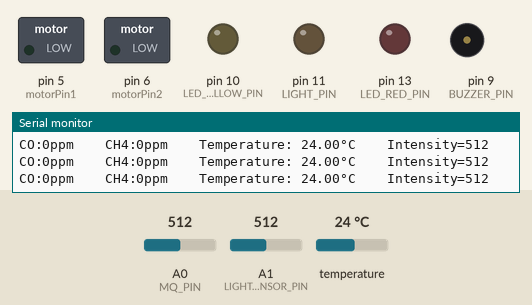
The sketch below on a simulated Arduino Uno, built with avr-gcc and run on an emulated ATmega328P. Parts: switched loads named in the sketch (green lamp = pin HIGH), output pins drawn as LEDs (lit = HIGH), buzzer (waves = sounding), the last lines printed to the serial monitor. Dashed ring = blinking. The test bench sets the inputs (shaded band); at power-on: A0 (MQ_PIN) = 512, A1 (LIGHT_SENSOR_PIN) = 512, temperature 24 °C. Pins used as bus, display or sensor lines are not drawn.

Above: at 3.7 s.
3.8 s: A0 (MQ_PIN) set to 694
6.8 s: A0 (MQ_PIN) set to 714
At 7.15 s:
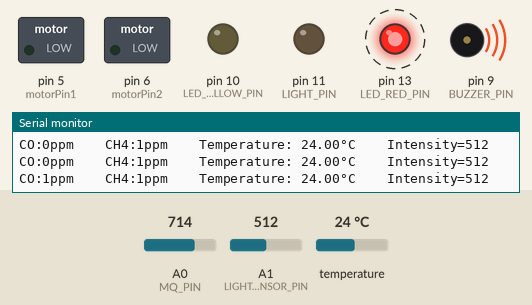
Timing chart, 0 to 15.8 s (numbered marks = the images above; inputs shaded):
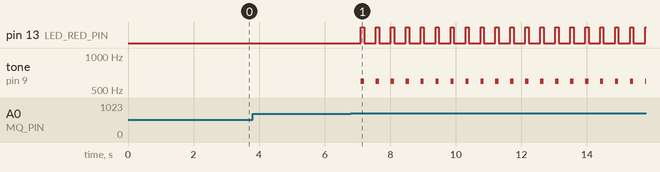

The sketch:

code.ino
```cpp
/*
  MQ-2
    "in medii domestice este considerat ca o concentratie de peste 1,5% de gaz metan este periculoasa"
    Dar eu am considerat orice valoare mai mare de 0ppm CH4 periculoasa deoarece galeriile subterane nu sunt locuri cu o aerisire buna si o explozie ar aduce daune foarte mari

    "Valorile limită pentru concentrații de CO în aer sunt adesea în jur de 9 ppm.
    La niveluri de 50 ppm sau mai mult, pot apărea simptomele, cum ar fi dureri de cap, amețeli și greață.""
    Dar eu am considerat orice valoare mai mare de 0ppm de CO periculoasa deoarece minerii sunt expusi un termen mai indelungat(mai mult de 15 min la acea concentratie mica),
    lucru care poate duce la simptomele amintite mai sus
*/

/*
  LM393 light sensor with photoresistor
    valoare analoga:
      110 intr-o camera lumonata
      <50 la lumina naturala
      <10 in lumina directa a soarelui
      600 camera intunecata             ------ valoarea pe care o aleg
      800 am nevoie de lumina neaparat
*/


// definire pinuri
#define MQ_PIN                            A0
#define LIGHT_SENSOR_PIN                  A1
#define DHT_PIN                           12

#define LED_RED_PIN                       13
#define BUZZER_PIN                        9
#define LED_YELLOW_PIN                    10
#define LIGHT_PIN                         11

const int motorPin1  = 5; // Pin  7 of L293
const int motorPin2  = 6;  // Pin  2 of L293


// MQ-2 part beginning
#define RL_VALUE                     (5)
#define RO_CLEAN_AIR_FACTOR           (9.83)

#define CALIBARAION_SAMPLE_TIMES     (50)
#define CALIBRATION_SAMPLE_INTERVAL   (50)
#define READ_SAMPLE_INTERVAL         (20)
#define READ_SAMPLE_TIMES            (5)

#define GAS_CO                       (1)
#define GAS_CH4                      (3)

float COCurve[3]    = {2.3, 0.72, -0.34};
float CH4Curve[3]   = {2.3, 0.45, -0.50};
float Ro = 10;

  //variables for ch4 and co ppm values(int)
int vCH4 = 0;
int vCO = 0;

float MQResistanceCalculation(int raw_adc);
float MQCalibration(int mq_pin);
float MQRead(int mq_pin);
int MQGetGasPercentage(float rs_ro_ratio, int gas_id);
int MQGetPercentage(float rs_ro_ratio, float *pcurve);
// MQ-2 part end

// DHT11 part beginning
#include <Adafruit_Sensor.h>
#include <DHT.h>
#include <DHT_U.h>

#define DHTTYPE    DHT11
DHT_Unified dht(DHT_PIN, DHTTYPE);
uint32_t delayMS;
// DHT11 part end


void setup() {
  Serial.begin(9600);

  // MQ-2:
  Serial.println("Calibrating...");
  Ro = MQCalibration(MQ_PIN);
  Serial.print("Calibration is done... "); Serial.print("Ro="); Serial.print(Ro); Serial.println("kohm");

  // DHT11:
  dht.begin();
  sensor_t sensor;

  // SETARE PINURI:
  pinMode(LED_RED_PIN, OUTPUT);
  pinMode(LED_YELLOW_PIN, OUTPUT);
  pinMode(LIGHT_PIN,OUTPUT);
  pinMode(BUZZER_PIN, OUTPUT);

  pinMode(motorPin1, OUTPUT);
  pinMode(motorPin2, OUTPUT);

  digitalWrite(motorPin1, LOW);
  digitalWrite(motorPin2, LOW);

  digitalWrite(LED_RED_PIN,LOW);
  digitalWrite(LED_YELLOW_PIN,LOW);
  digitalWrite(LIGHT_PIN,LOW);
  digitalWrite(BUZZER_PIN,HIGH);//buzzerul functioneaza pe logica inversa(pe high e oprit)

}

void loop() {
  delay(100);

  // MQ-2
  vCO = MQGetGasPercentage(MQRead(MQ_PIN) / Ro, GAS_CO);
  vCH4 = MQGetGasPercentage(MQRead(MQ_PIN) / Ro, GAS_CH4);
  Serial.print("CO:"); Serial.print(vCO); Serial.print("ppm    CH4:"); Serial.print(vCH4); Serial.print("ppm    ");

  // DHT11
  sensors_event_t event;
  dht.temperature().getEvent(&event);
  float vTemp = 0.0;
  if (isnan(event.temperature)) {
    Serial.println(F("Error reading temperature!"));
  }
  else {
    vTemp = event.temperature;
    Serial.print(F("Temperature: ")); Serial.print(vTemp); Serial.print(F("°C    "));
  }

  // LM393 light sensor
  unsigned int vLightSens=analogRead(LIGHT_SENSOR_PIN);   //val=0 (cel mai luminos); val=65,535(cal mai intunecos)
  Serial.print("Intensity=");   Serial.println(vLightSens);

  // DECISION MAKING:
  digitalWrite(BUZZER_PIN,HIGH);

  if(vCO<0 || vCH4<0){  //daca depaseste valoarea de 32,767 ~ 3,3% concentratie de gaz in aer
    digitalWrite(LED_RED_PIN,HIGH);
    tone(BUZZER_PIN, 600);
    delay(150);
    digitalWrite(LED_RED_PIN,LOW);
    tone(BUZZER_PIN, 250);
    delay(150);
  }
  else if(vCO>0 || vCH4>1){
    digitalWrite(LED_RED_PIN,HIGH);
    tone(BUZZER_PIN, 600);
    delay(100);
    digitalWrite(LED_RED_PIN,LOW);
    noTone(BUZZER_PIN);
    digitalWrite(BUZZER_PIN, HIGH);
    delay(50);
  }
  else{
    digitalWrite(LED_RED_PIN,LOW);
    noTone(BUZZER_PIN);
    digitalWrite(BUZZER_PIN,HIGH);

    if (!isnan(event.temperature)) {// daca s-a citit corect temperatura
      vTemp = event.temperature;

      if(vTemp>25.0 || vTemp<-5.0){         // pentru temperatura mai mare de 30 de grade gelsius sau mai mica de -5 garde celsius atentioneaza cu buzzer si led galben
        digitalWrite(LED_YELLOW_PIN,HIGH);
        tone(BUZZER_PIN, 1000);
        delay(200);
        digitalWrite(LED_YELLOW_PIN,LOW);
        noTone(BUZZER_PIN);
        digitalWrite(BUZZER_PIN,HIGH);
        delay(500);
        if(vTemp>25.0){
          digitalWrite(motorPin1, HIGH);
          // digitalWrite(motorPin2, LOW);
        }
      }
      else{
        digitalWrite(LED_YELLOW_PIN,LOW);
        noTone(BUZZER_PIN);
        digitalWrite(BUZZER_PIN,HIGH);
        digitalWrite(motorPin1, LOW);
      }
    }

    if(vLightSens > 600){  // decision for turning on(or not) the helmet light
      digitalWrite(LIGHT_PIN,HIGH);        //if light is not present,LED on
    }
    else{
      digitalWrite(LIGHT_PIN,LOW);         //if light is present,LED off
    }

  }
}


////////// FUNCTII pentru MQ-2:

float MQResistanceCalculation(int raw_adc) {
  return (((float)RL_VALUE * (1023 - raw_adc) / raw_adc));
}

float MQCalibration(int mq_pin) {
  int i;
  float val = 0;

  for (i = 0; i < CALIBARAION_SAMPLE_TIMES; i++) {
    val += MQResistanceCalculation(analogRead(mq_pin));
    delay(CALIBRATION_SAMPLE_INTERVAL);
  }
  val = val / CALIBARAION_SAMPLE_TIMES;

  val = val / RO_CLEAN_AIR_FACTOR;

  return val;
}

float MQRead(int mq_pin) {
  int i;
  float rs = 0;

  for (i = 0; i < READ_SAMPLE_TIMES; i++) {
    rs += MQResistanceCalculation(analogRead(mq_pin));
    delay(READ_SAMPLE_INTERVAL);
}

  rs = rs / READ_SAMPLE_TIMES;

  return rs;
}

int MQGetGasPercentage(float rs_ro_ratio, int gas_id) {
  if (gas_id == GAS_CO) {
    return MQGetPercentage(rs_ro_ratio, COCurve);
  } else if (gas_id == GAS_CH4) {
    return MQGetPercentage(rs_ro_ratio, CH4Curve);
  }
  return 0;
}

int MQGetPercentage(float rs_ro_ratio, float *pcurve) {
  return (pow(10, ((log(rs_ro_ratio) - pcurve[1]) / pcurve[2]) + pcurve[0]));
}
```

Measured:
- the behaviour switches between 702 and 703 on A0 (MQ_PIN) (found by bisection; images 0 and 1)
- after the input at 6.8 s, pin 13 (LED_RED_PIN): alternates HIGH for 0.10 s and LOW for 0.36 s, starting after 0.30 s; tone on pin 9 (BUZZER_PIN): alternates 600 Hz for 0.10 s and silent for 0.36 s, starting after 0.30 s
